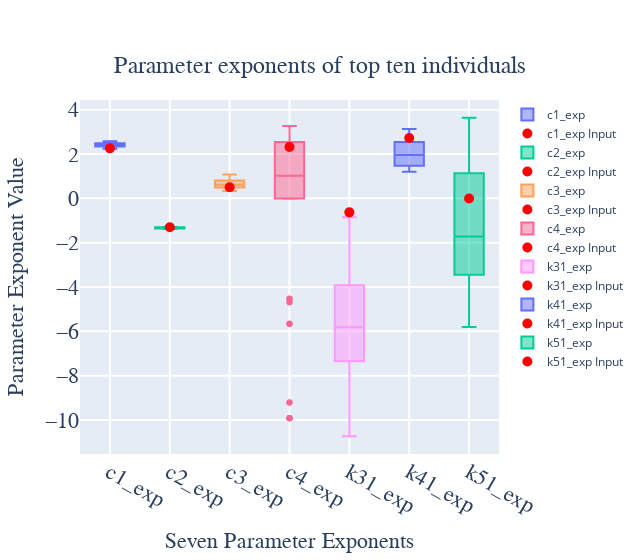

Notebook source saved alongside this figure:
### Code cell
fig = go.Figure()

# Adding subplots for each parameter
params = [c1_exps, c2_exps, c3_exps, c4_exps, k31_exps, k41_exps, k51_exps]
param_names = ["c1_exp", "c2_exp", "c3_exp", "c4_exp", "k31_exp", "k41_exp", "k51_exp"]

for param, name in zip(params, param_names):
    fig.add_trace(go.Box(
        y=param,
        name=name
    ))

    truth_value = truth[param_names.index(name)]  # Assuming the order matches
    fig.add_trace(go.Scatter(
        x=[name],
        y=[truth_value],
        mode='markers',
        marker=dict(size=10, color='red'),
        name=f'{name} Input'
    ))

fig.update_xaxes(showgrid=True, gridwidth=2, gridcolor='white')
fig.update_yaxes(showgrid=True, gridwidth=2, gridcolor='white')

fig.update_layout(
        title=f"Parameter exponents of top ten individuals",
        title_font=dict(size=24, family="Courier New, monospace"),
        title_x=0.5,  # center
        title_y=0.9,
        width=640, height=560,
        yaxis_title="Parameter Exponent Value",
        xaxis_title="Seven Parameter Exponents",
        xaxis=dict(
            title_font=dict(size=22, family="Courier New, monospace"),
            tickfont=dict(size=22, family="Courier New, monospace")
        ),
        yaxis=dict(
            title_font=dict(size=22, family="Courier New, monospace"),
            tickfont=dict(size=22, family="Courier New, monospace")
        )
    )


fig.show()
